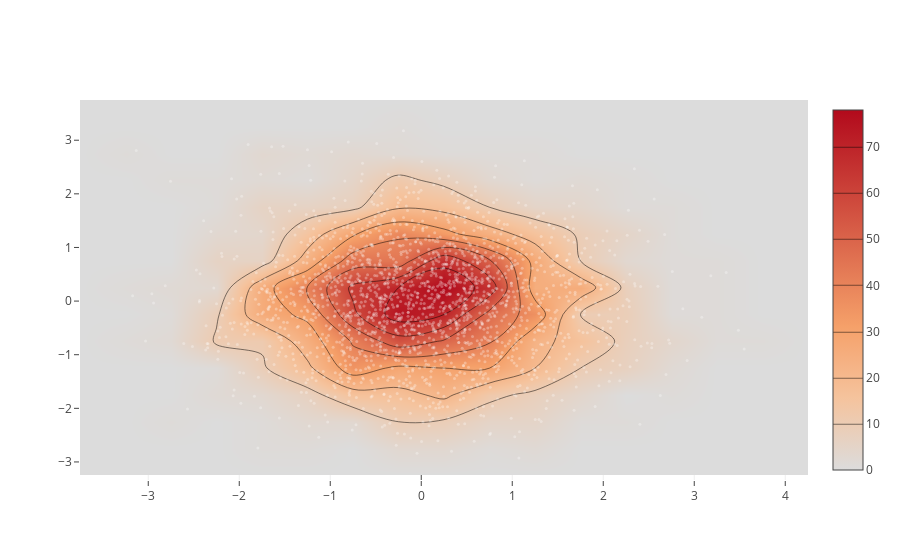

The cell this chart's notebook holds for it:
### Code cell
# Scatter plot with heatmap
x = np.random.randn(2000)
y = np.random.randn(2000)
plotly.offline.iplot([Histogram2dContour(x=x, y=y, contours=Contours(coloring='heatmap')),
       Scatter(x=x, y=y, mode='markers', marker=Marker(color='white', size=3, opacity=0.3))], show_link=False)

### Figure 1 — Plotly figure (JSON) as saved in the notebook; plotly's stock layout.template omitted (floating-point values rounded to 4 significant figures; data arrays with more than 128 entries replaced by an {"elided": "..."} marker saying what was removed)
{"data": [{"contours": {"coloring": "heatmap"}, "type": "histogram2dcontour", "x": {"elided": "2000 float values"}, "y": {"elided": "2000 float values"}}, {"marker": {"color": "white", "opacity": 0.3, "size": 3}, "mode": "markers", "type": "scatter", "x": {"elided": "2000 float values"}, "y": {"elided": "2000 float values"}}], "layout": {}}
